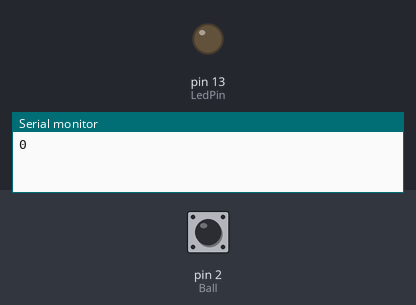
A sketch run on a simulated Arduino Uno, built with avr-gcc and run on an emulated ATmega328P. On the bench: output pins drawn as LEDs (lit = HIGH), the last lines printed to the serial monitor. The inputs (shaded band) are chosen by the test bench; at power-on: pin 2 (Ball) HIGH.

Above: at 1.2 s.
1.3 s: pin 2 (Ball) pulled LOW for 0.15 s
At 1.37 s:
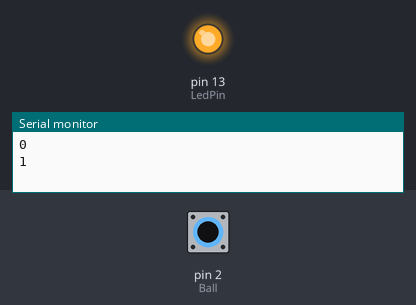
2.9 s: pin 2 (Ball) pulled LOW for 3.2 s
At 6.4 s:
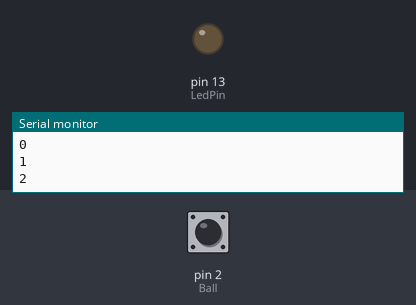
Timing chart, 0 to 7.9 s (numbered marks = the images above; inputs shaded):
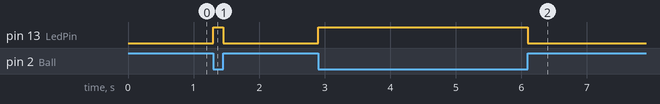

Measured:
- after the input at 1.3 s, pin 13 (LedPin): LOW → HIGH at once, → LOW 0.15 s later
- after the input at 2.9 s, pin 13 (LedPin): LOW → HIGH at once, → LOW 3.2 s later

The sketch:

sketch_may11a.ino
```cpp
#define Ball 2
#define LedPin 13
int flag = 1;
int step_num = 0;
void setup() {

    // 設定Rate
    Serial.begin(9600);

    pinMode(Ball, INPUT_PULLUP);
    pinMode(LedPin, OUTPUT);

    // 看到|=設為1的動作/&=設為0的動作
    EIMSK |= _BV(INT0); // enable INT0
    // 將觸發模式設為CHANGE(ISC01=0,ISC00=1)
    EICRA &= ~_BV(ISC01); // EICRA= EICRA & ~_BV(ISC01)
    EICRA |= _BV(ISC00); // EICRA= EICRA | _BV(ISC00)

}

void loop() {
    if (flag == 1) {
        Serial.println(step_num);
        flag = 0;
    }
}

void my_ISR() {
    if (digitalRead(Ball) == LOW) {
        digitalWrite(LedPin, HIGH);
        flag = 1;
        step_num++;
    } else {
        digitalWrite(LedPin, LOW);
    }
    delay(1000);
}

// INT0固定呼叫的中斷處理函式
ISR(INT0_vect) {
    my_ISR();
}
```
